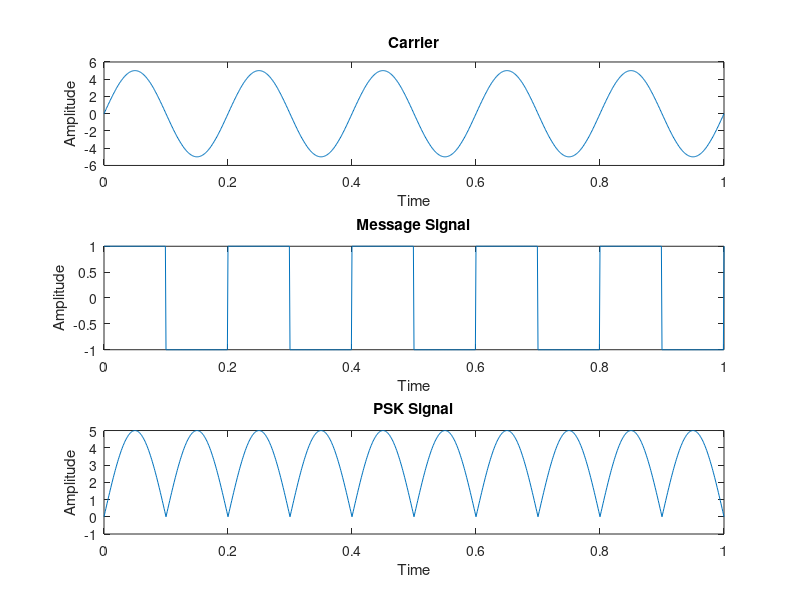

The MATLAB source for this figure:
%Code for PSK

t=0:.001:1; % For setting the sampling interval
fm=input('Enter frequency of Message Signal: ');
fc=input('Enter frequency of Carrier Signal: ');
amp=input('Enter Carrier & Message signal Amplitude: ');
 
% Carrier wave 
c=amp.*sin(2*pi*fc*t);% Generating Carrier wave
subplot(3,1,1)
plot(t,c)
xlabel('Time')
ylabel('Amplitude')
title('Carrier')
 
% Binary Pulse (Message Signal) 
m=square(2*pi*fm*t);
subplot(3,1,2)
plot(t,m)
xlabel('Time')
ylabel('Amplitude')
title('Message Signal')  
 

% PSK Signal (Sine wave multiplied with square wave in order to generate PSK) 
x=c.*m;
subplot(3,1,3)
plot(t,x)
xlabel('Time')
ylabel('Amplitude')
title('PSK Signal')
